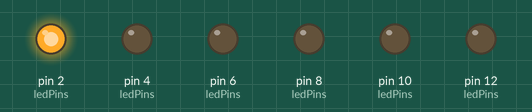
Recording of a sketch running on a simulated Arduino Uno, built with avr-gcc and run on an emulated ATmega328P. On the bench: output pins drawn as LEDs (lit = HIGH).

Above: at 0.08 s.
At 0.58 s:
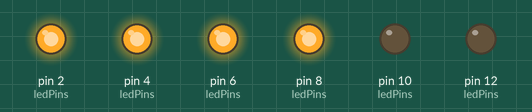
At 1.07 s:
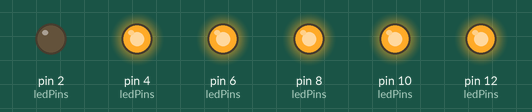
At 2.24 s:
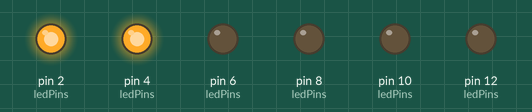
At 3.23 s:
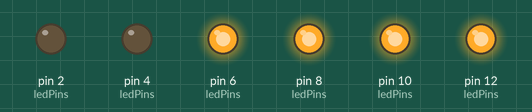
At 4.39 s:
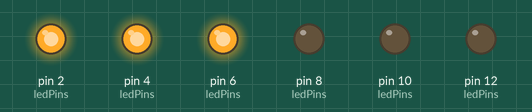
Timing chart, 0 to 4.7 s (numbered marks = the images above):
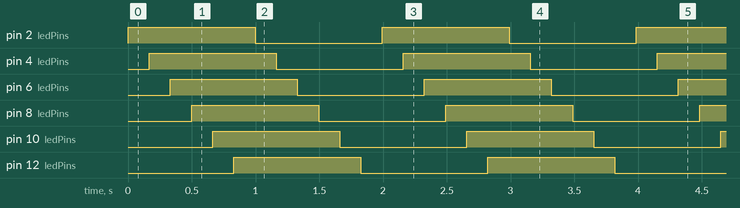

The sketch:

arduino.ino
```cpp
const int ledPins[] = { 2, 4, 6, 8, 10, 12 };

void setup() {
  for (int thisLed : ledPins) {
    pinMode(thisLed, OUTPUT);
  };
};

void loop() {
  for(int thisLed : ledPins) {
    digitalWrite(thisLed, !digitalRead(thisLed));
    delay(1000/6);
  };
};
```

Measured:
- by itself, pin 2 (ledPins), pin 4 (ledPins), pin 6 (ledPins), pin 8 (ledPins), pin 10 (ledPins), pin 12 (ledPins): alternates HIGH for 1.0 s and LOW for 1.0 s
- by itself, everything shown: repeats every 2.0 s, in 12 steps
